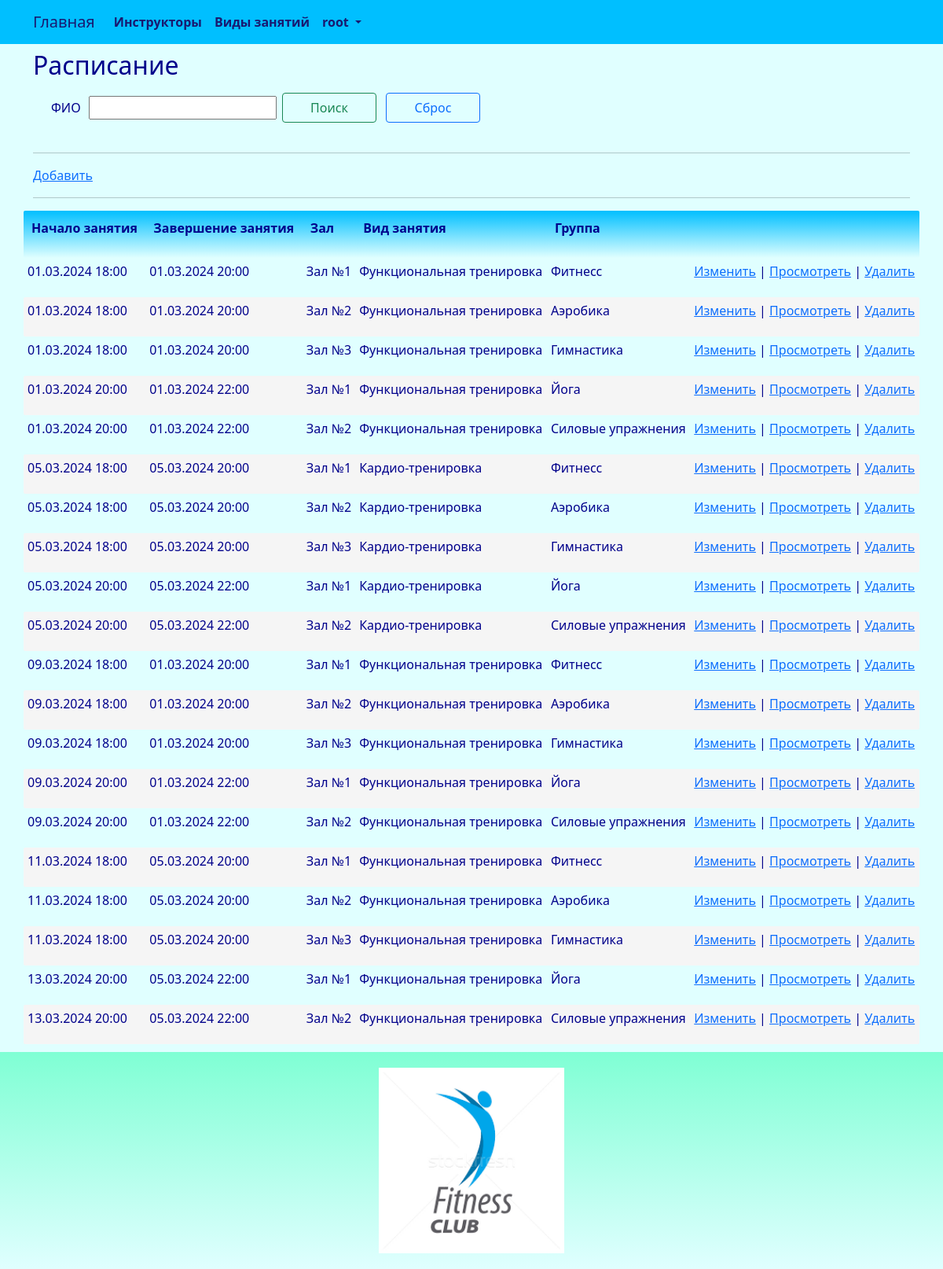
Page /schedule/index/ (signed in) on the committed database.
### club/models.py (models this page shows, shortened)
class Schedule(models.Model):
    start_date = models.DateTimeField(_('start_date'))
    finish_date = models.DateTimeField(_('finish_date'))
    hall = models.ForeignKey(Hall, related_name='schedule_hall', on_delete=models.CASCADE)
    kind = models.ForeignKey(Kind, related_name='schedule_kind', on_delete=models.CASCADE)
    party = models.ForeignKey(Party, related_name='schedule_party', on_delete=models.CASCADE)
    class Meta:
        db_table = 'schedule'
        indexes = [
            models.Index(fields=['start_date', 'finish_date']),
        ]
        ordering = ['start_date', 'finish_date']

class Hall(models.Model):
    hall_title = models.CharField(_('hall_title'), max_length=128, unique=True)
    equipment = models.TextField(_('equipment'), blank=True, null=True)
    class Meta:
        db_table = 'hall'
        ordering = ['hall_title']
    def __str__(self):
        return "{}".format(self.hall_title)

class Kind(models.Model):
    kind_title = models.CharField(_('kind_title'), max_length=128, unique=True)
    price = models.DecimalField(_('kind_price'), max_digits=9, decimal_places=2)
    class Meta:
        db_table = 'kind'
        ordering = ['kind_title']
    def __str__(self):
        return "{}".format(self.kind_title)

class Party(models.Model):
    party_title = models.CharField(_('party_title'), max_length=96, unique=True)
    class Meta:
        db_table = 'party'
        indexes = [
            models.Index(fields=['party_title']),
        ]
        ordering = ['party_title']
    def __str__(self):
        return "{}".format(self.party_title)

### club/views.py (the view)
# urls.py: path('schedule/index/', views.schedule_index, name='schedule_index'),
@login_required
@user_passes_test(lambda u: u.is_superuser)
def schedule_index(request):
    try:
        schedule = Schedule.objects.all().order_by('start_date')
        return render(request, "schedule/index.html", {"schedule": schedule,})
    except Exception as exception:
        print(exception)
        return HttpResponse(exception)

### templates/schedule/index.html (shortened to what this page needs)
{% extends "base.html" %}
{% load i18n %}
{% block content %}
<h2>{% trans "schedules" %}</h2>
<div class="row" style="margin: 10px">
	<form method="POST" enctype="multipart/form-data">
		<table>
			<tbody>
				<tr>
					<td>
						<p>{% trans "full_name" %} &nbsp;</p>
					</td>
					<td>
						<p><input type="search" value="{{title_search}}" name="title_search"></p>
					</td>
					<td>
						<p><button class="btn btn-outline-success" name="searchBtn" style="width:120px; margin:5px">{% trans "Search" %}</button></p>
					</td>
					<td>
						<p><button class="btn btn-outline-primary" name="resetBtn" type="submit" onClick="window.location.reload();" style="width:120px; margin:5px">{% trans "Reset" %}</button></p>
					</td>
				</tr>
			</tbody>
		</table>
	</form>
</div>
<hr>
<p><a href="{% url 'schedule_create'%}">{% trans "Add" %}</a></p>
<hr>
{% if schedule.count > 0 %}
<div class="row">
	<table id="myTable" class="table-manager" style="width:100%">
		<thead>
			<tr>
				<th><p>{% trans "start_date" %}</p></th>
				<th><p>{% trans "finish_date" %}</p></th>
				<th><p>{% trans "hall" %}</p></th>
				<th><p>{% trans "kind" %}</p></th>
				<th><p>{% trans "party" %}</p></th>
				<th><p></p></th>
			</tr>
		</thead>
		<tbody>
			{% for e in schedule %}
			<tr>
				<td><p>{{ e.start_date | date:"d.m.Y H:i" }}</p></td>
				<td><p>{{ e.finish_date | date:"d.m.Y H:i" }}</p></td>
				<td><p>{{ e.hall }}</p></td>
				<td><p>{{ e.kind }}</p></td>
				<td><p>{{ e.party }}</p></td>
				<td>
					<p>
					<a href="{% url 'schedule_edit' e.id %}">{% trans "Change" %}</a> |
					<a href="{% url 'schedule_read' e.id %}">{% trans "View" %}</a> |
					<a onclick="return confirm('Удалить запись?')" href="{% url 'schedule_delete' e.id %}">{% trans "Delete" %}</a>
					</p>
				</td>
			</tr>
			{% endfor %}
		</tbody>
	</table>
</div>
{% endif %}
{% endblock content %}

### templates/base.html (shortened to what this page needs)
<!DOCTYPE html>
{% load static %}
{% load i18n %}
<html>
	<head>
		<link rel="stylesheet" href="{% static 'css/bootstrap.min.css' %}">
		<link rel="stylesheet" href="{% static 'css/styles.css' %}" />
	</head>
	<nav class="navbar navbar-expand-lg justify-content-center">
		<div class="container">
			<div class="collapse navbar-collapse" id="mainMenu">
				<ul class="navbar-nav me-auto mb-2 mb-lg-0">
					<a class="navbar-brand" href="{{ HTTP_HOST }}/">{% trans "Home" %}</a>
					<li class="nav-item">
						<a class="nav-link" href="{% url 'instructor_list' %}">{% trans "instructors" %}</a>
					</li>
					<li class="nav-item">
						<a class="nav-link" href="{% url 'kind_list' %}">{% trans "kinds" %}</a>
					</li>
					{% if user.is_authenticated %}
					<li class="nav-item dropdown">
						<a class="nav-link dropdown-toggle" href="#" id="navbarDropdown" role="button" data-bs-toggle="dropdown" aria-expanded="false">
							{{ user.username }}
						</a>
					</li>
					{% else %}
					<form class="form-inline ml-auto">
						<a href="{% url 'login' %}" class="btn btn-outline-secondary">{% trans "Log In" %}</a>
						<a href="{% url 'signup' %}" class="btn btn-primary ml-2">{% trans "Sign up" %}</a>
					</form>
					{% endif %}
				</ul>
			</div>
		</div>
	</nav>
	<body>
		<div class="container">
			{% block content%}{% endblock content %}
		</div>
	</body>
	<footer class="container-fluid text-center bg-lightgray">
		<div class="copyrights">
			<img src="{% static 'images/logo.png' %}" alt="logo" style="height:256px; padding: 10px;">
		</div>
	</footer>
</html>

### static/css/styles.css (style rules this page uses)
:root { --navbar-background-color: DeepSkyBlue; --navbar-text-color: MidnightBlue; --main-background-color-light: LightCyan; --main-background-color-dark: DeepSkyBlue; --main-text-color: DarkBlue; --main-header-color: DarkBlue; --main-text-attention-color: Purple; --footer-background-color-light: LightCyan; --footer-background-color-dark: Aquamarine; --footer-text-color: Teal; --card-background-color-light: LightCyan; --card-background-color-dark: DeepSkyBlue; --card-text-color: SeaGreen; --table-background-color-light: LightCyan; --table-background-color-dark: #F5F5F5; --table-text-color: DarkBlue; --star-size: 30px; --star-color: LightYellow; --star-background: Yellow ; }
.navbar { background-color: var(--navbar-background-color); color: var(--navbar-text-color); }
.navbar .navbar-nav, .navbar .navbar-nav .navbar-text { color: var(--navbar-text-color); }
.navbar ul { background-color: var(--navbar-background-color); color: var(--navbar-text-color); }
.navbar li { background-color: var(--navbar-background-color); color: var(--navbar-text-color); }
.navbar a { background-color: var(--navbar-background-color); color: var(--navbar-text-color); }
.navbar-brand { background-color: var(--navbar-background-color); color: var(--navbar-text-color); }
.nav-item { background-color: var(--navbar-background-color); color: var(--navbar-text-color); font-weight: bold; }
body { background-color: var(--main-background-color-light); }
h1, h2, h3, h4, h5, h6 { color: var(--main-header-color); }
p, ul, li, label { color: var(--main-text-color); }
.table-manager { background-color: var(--main-background-color-light); width: 100%; }
.table-manager tbody { background-color: var(--main-background-color-light); border: none; margin-top: 20px; margin-bottom: 20px; }
.table-manager thead th { color: var(--main-text-color); font-weight: bold; text-align: left; padding: 10px; background-image: linear-gradient(top, var(--main-background-color-dark), var(--main-background-color-light)); background-image: -o-linear-gradient(top, var(--main-background-color-dark), var(--main-background-color-light)); background-image: -moz-linear-gradient(top, var(--main-background-color-dark), var(--main-background-color-light)); background-image: -webkit-linear-gradient(top, var(--main-background-color-dark), var(--main-background-color-light)); }
.table-manager thead tr th:first-child { border-radius: 2px 0 0 2px; }
.table-manager thead tr th:last-child { border-radius: 0 2px 2px 0; }
.table-manager tbody td { text-align: left; border: none; padding: 5px 5px; vertical-align: top; }
.table-manager tbody tr:nth-child(odd) { background: var(--table-background-color-light); }
.table-manager tbody tr:nth-child(even) { background: var(--table-background-color-dark); }
.table-manager tbody tr td:first-child { border-radius: 2px 0 0 2px; }
.table-manager tbody tr td:last-child { border-radius: 0 2px 2px 0; }
footer { background-image: linear-gradient(top, var(--footer-background-color-dark), var(--footer-background-color-light)); background-image: -o-linear-gradient(top, var(--footer-background-color-dark), var(--footer-background-color-light)); background-image: -moz-linear-gradient(top, var(--footer-background-color-dark), var(--footer-background-color-light)); background-image: -webkit-linear-gradient(top, var(--footer-background-color-dark), var(--footer-background-color-light)); margin-top: 10px; padding: 10px; }

### rows in the picture
Schedule: start_date "01.03.2024 18:00", finish_date "01.03.2024 20:00", hall "Зал №1", kind "Функциональная тренировка", party "Фитнесс"
Schedule: start_date "01.03.2024 18:00", finish_date "01.03.2024 20:00", hall "Зал №2", kind "Функциональная тренировка", party "Аэробика"
Schedule: start_date "01.03.2024 18:00", finish_date "01.03.2024 20:00", hall "Зал №3", kind "Функциональная тренировка", party "Гимнастика"
Schedule: start_date "01.03.2024 20:00", finish_date "01.03.2024 22:00", hall "Зал №1", kind "Функциональная тренировка", party "Йога"
Schedule: start_date "01.03.2024 20:00", finish_date "01.03.2024 22:00", hall "Зал №2", kind "Функциональная тренировка", party "Силовые упражнения"
Schedule: start_date "05.03.2024 18:00", finish_date "05.03.2024 20:00", hall "Зал №1", kind "Кардио-тренировка", party "Фитнесс"
Schedule: start_date "05.03.2024 18:00", finish_date "05.03.2024 20:00", hall "Зал №2", kind "Кардио-тренировка", party "Аэробика"
Schedule: start_date "05.03.2024 18:00", finish_date "05.03.2024 20:00", hall "Зал №3", kind "Кардио-тренировка", party "Гимнастика"
Schedule: start_date "05.03.2024 20:00", finish_date "05.03.2024 22:00", hall "Зал №1", kind "Кардио-тренировка", party "Йога"
Schedule: start_date "05.03.2024 20:00", finish_date "05.03.2024 22:00", hall "Зал №2", kind "Кардио-тренировка", party "Силовые упражнения"
Schedule: start_date "09.03.2024 18:00", finish_date "01.03.2024 20:00", hall "Зал №1", kind "Функциональная тренировка", party "Фитнесс"
Schedule: start_date "09.03.2024 18:00", finish_date "01.03.2024 20:00", hall "Зал №2", kind "Функциональная тренировка", party "Аэробика"
Schedule: start_date "09.03.2024 18:00", finish_date "01.03.2024 20:00", hall "Зал №3", kind "Функциональная тренировка", party "Гимнастика"
Schedule: start_date "09.03.2024 20:00", finish_date "01.03.2024 22:00", hall "Зал №1", kind "Функциональная тренировка", party "Йога"
Schedule: start_date "09.03.2024 20:00", finish_date "01.03.2024 22:00", hall "Зал №2", kind "Функциональная тренировка", party "Силовые упражнения"
Schedule: start_date "11.03.2024 18:00", finish_date "05.03.2024 20:00", hall "Зал №1", kind "Функциональная тренировка", party "Фитнесс"
Schedule: start_date "11.03.2024 18:00", finish_date "05.03.2024 20:00", hall "Зал №2", kind "Функциональная тренировка", party "Аэробика"
Schedule: start_date "11.03.2024 18:00", finish_date "05.03.2024 20:00", hall "Зал №3", kind "Функциональная тренировка", party "Гимнастика"
Schedule: start_date "13.03.2024 20:00", finish_date "05.03.2024 22:00", hall "Зал №1", kind "Функциональная тренировка", party "Йога"
Schedule: start_date "13.03.2024 20:00", finish_date "05.03.2024 22:00", hall "Зал №2", kind "Функциональная тренировка", party "Силовые упражнения"

### other values in the picture
{{ user.username }} "root"
